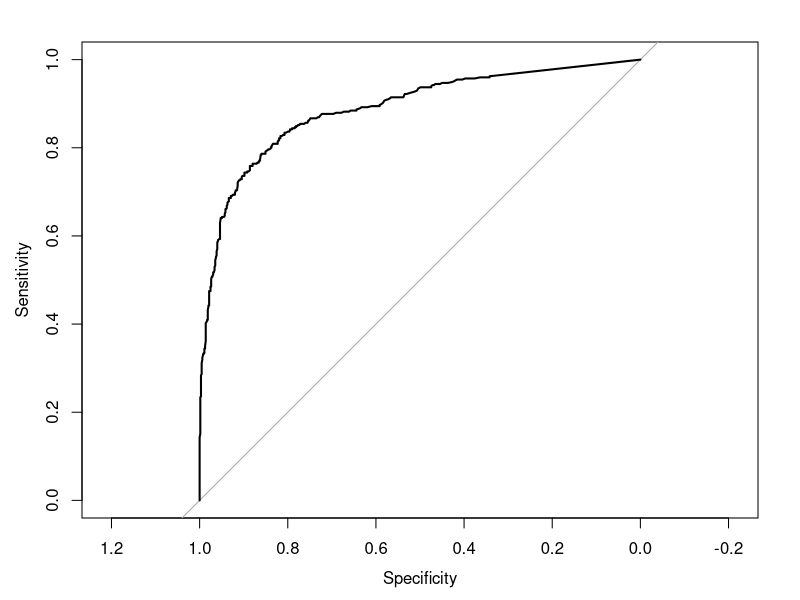
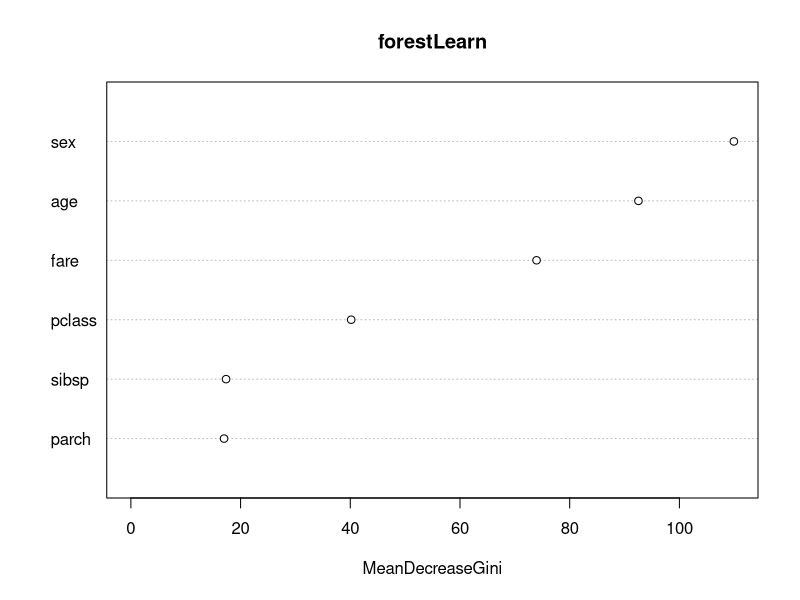
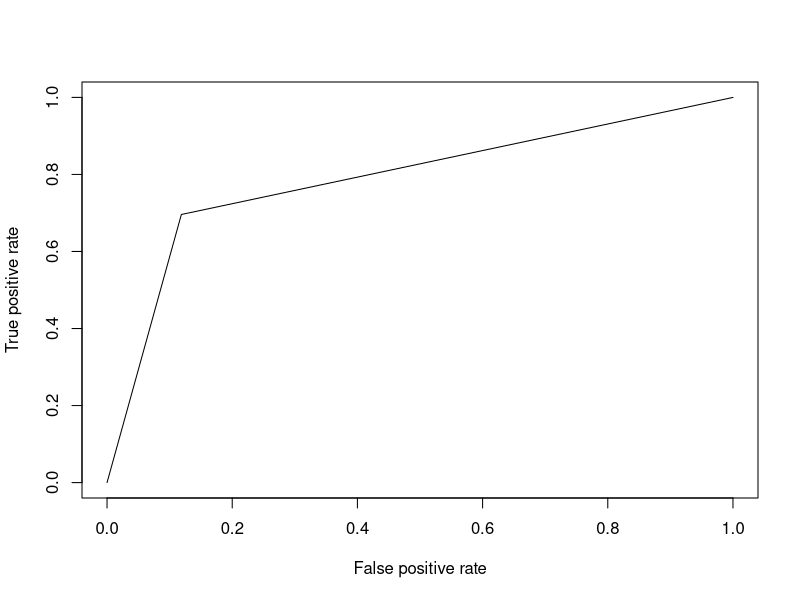
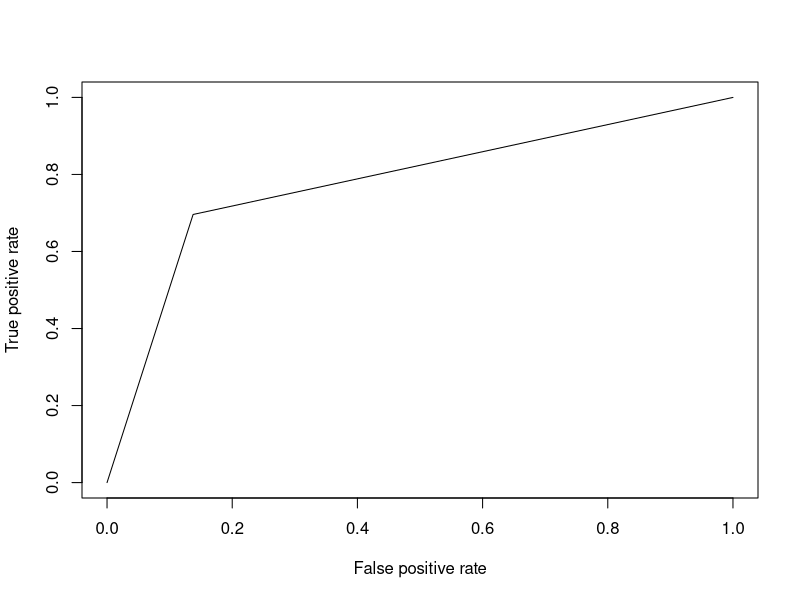
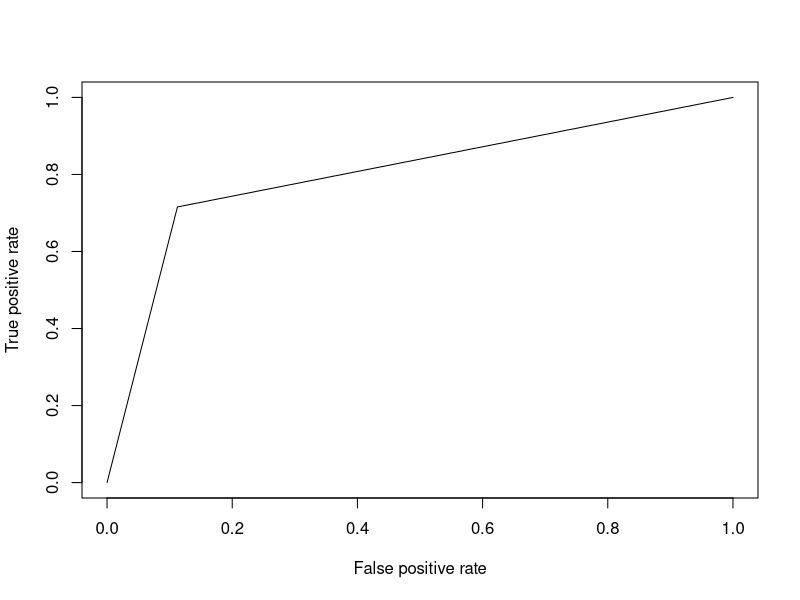

R code for these plots, in order:
## ---- chunk 1
knitr::opts_chunk$set(echo = TRUE)
library("stats")
library("randomForest")
library("pROC")
library("ggplot2")
library("caret")
## ---- chunk 2
newTrainData <- read.csv(file="./Titanic.Train.csv", header=TRUE, sep=",", na.strings=c("","NA"))
newTestData <- read.csv(file="./Titanic.Test.csv", header=TRUE, sep=",", na.strings=c("","NA"))
newTrainData$survived <- factor(newTrainData$survived)
newTestData$survived <- factor(newTestData$survived)
## ---- chunk 3
forestLearn <- randomForest(survived ~., data=newTrainData, ntree=100)
prediction <- predict(forestLearn, newTestData, type="class")
correct <- newTestData$survived 
confusionMatrix <- table(correct, prediction)
accuracyScore <- mean(correct == prediction)
rocCurve <- roc(newTrainData$survived, forestLearn$votes[,2])
plot(rocCurve)
aucForest <- auc(rocCurve)
print(paste0("Area Under Curve: ", aucForest))
## ---- chunk 4
importanceOfAttributes <- importance(forestLearn)
importancePlot <- varImpPlot(forestLearn)
## ---- chunk 5
library("glmnet")
library("e1071")
newTrain <- newTrainData[c("survived", "pclass", "sex", "age", "sibsp",
"parch", "fare")]

newTest <- newTestData[c("survived", "pclass", "sex", "age", "sibsp","parch", 
"fare")]
regressionModel <- train(survived ~., data=newTrain, method="glmnet")
summary(regressionModel)
## ---- chunk 6
library("ROCR")
regressionPrediction <- predict(regressionModel, newTest, probability=TRUE)
numericRegressionPrediction <- prediction(as.numeric(regressionPrediction), as.numeric(newTest$survived))
rocRegression <- performance(numericRegressionPrediction, measure = "tpr", x.measure="fpr")
plot(rocRegression)
performance(numericRegressionPrediction, measure="auc")

correctRegression <- newTest$survived 
confusionMatrixRegression <- table(correctRegression, regressionPrediction)
print(confusionMatrixRegression)
correct <- newTest$survived 

accuracyScore <- mean(correct == regressionPrediction)
print(paste0("Accuracy score of logistic regression: ", accuracyScore))
## ---- chunk 7
linearTune <- tune.svm(survived ~., data=newTrain, kernel="linear", cost = 3^(0:2), gamma=3^(-2:0))
summary(linearTune)
linearTuneBestTrain <- svm(survived ~., data=newTrain, kernel="linear", cost = 3, gamma=0.33)
linearTuneBestTest <- svm(survived ~., data=newTest, kernel="linear", cost = 3, gamma=0.33)
                      
radialTune <- tune.svm(survived ~., data=newTrain, kernel="radial", cost = 3^(0:2), gamma=3^(-2:0))
summary(radialTune)
radialTuneBestTrain <- svm(survived ~., data=newTrain, kernel="radial", cost = 1, gamma=0.11)
radialTuneBestTest <- svm(survived ~., data=newTest, kernel="radial", cost = 1, gamma=0.11)
## ---- chunk 8
library("ROCR")
linearSVMPredict <- predict(linearTuneBestTrain, newTest)
numericLinearSVMPrediction <- prediction(as.numeric(linearSVMPredict), as.numeric(newTest$survived))
rocLinear <- performance(numericLinearSVMPrediction, measure = "tpr", x.measure="fpr")
plot(rocLinear)
performance(numericLinearSVMPrediction, measure="auc")

correctRegression <- newTest$survived 
confusionMatrixLinearSVM <- table(correctRegression, linearSVMPredict)
print(confusionMatrixLinearSVM)
correct <- newTest$survived 

accuracyScoreLinearSVM <- mean(correct == linearSVMPredict)
print(paste0("Accuracy score of SVM with linear kernel: ", accuracyScoreLinearSVM))


radialSVMPredict <- predict(radialTuneBestTrain, newTest)
numericRadialSVMPrediction <- prediction(as.numeric(radialSVMPredict), as.numeric(newTest$survived))
rocRadial <- performance(numericRadialSVMPrediction, measure = "tpr", x.measure="fpr")
plot(rocRadial)
performance(numericRadialSVMPrediction, measure="auc")

correctRegression <- newTest$survived 
confusionMatrixRadialSVM <- table(correctRegression, radialSVMPredict)
print(confusionMatrixRadialSVM)
correct <- newTest$survived 

accuracyScoreRadialSVM <- mean(correct == radialSVMPredict)
print(paste0("Accuracy score of SVM with radial kernel: ", accuracyScoreRadialSVM))
